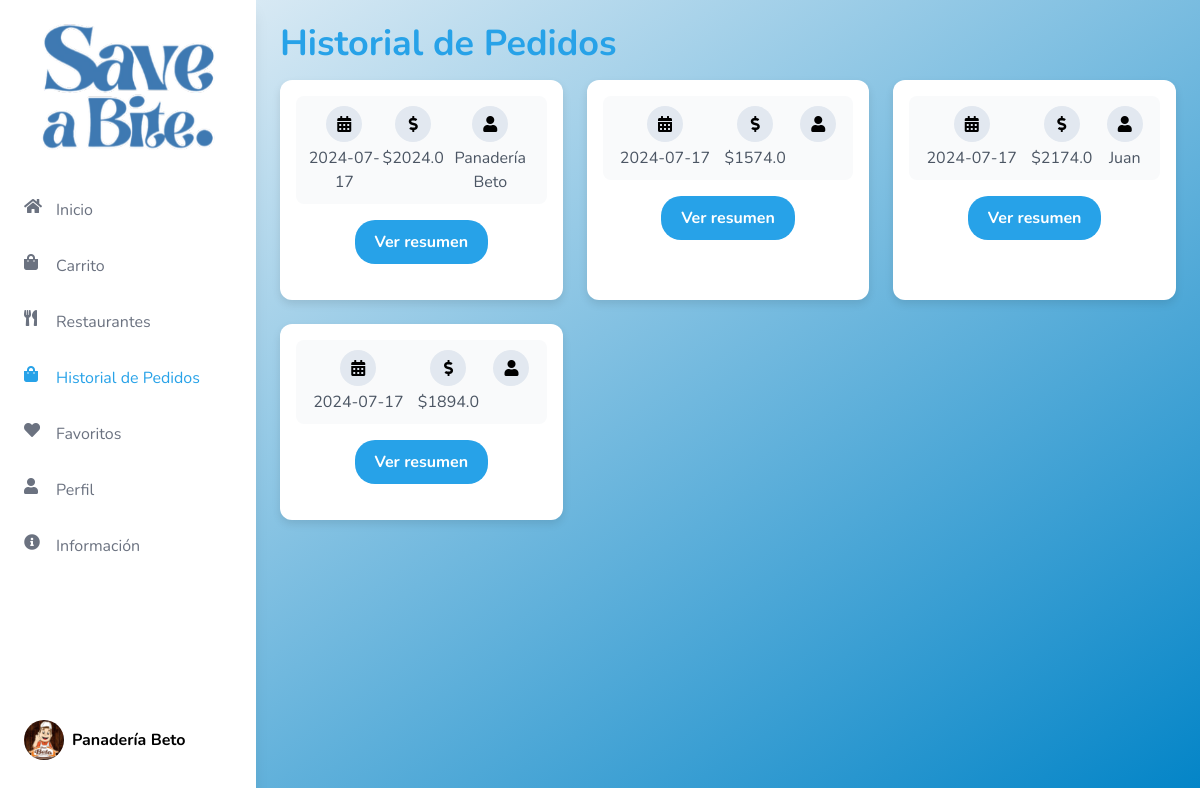
Screenshot of /pedidos_cliente (signed in) with the database file from the repository.
### tables this page shows
CREATE TABLE pedidos2 (
            id INTEGER PRIMARY KEY AUTOINCREMENT,
            usuario_id INTEGER NOT NULL,
            fecha DATE NOT NULL,
            total REAL NOT NULL,
            empresa_id INTEGER NOT NULL,
            empresa TEXT NOT NULL,
            metodo_pago TEXT,
            entregado BOOLEAN NOT NULL DEFAULT 0,
            envio REAL DEFAULT 0,
            servicio REAL DEFAULT 0,
            propina REAL DEFAULT 0,
            FOREIGN KEY (empresa_id) REFERENCES usuarioEmpresa (id),
            FOREIGN KEY (usuario_id) REFERENCES usuarios (id)
        );

### app.py (the view)
@app.route("/pedidos_cliente")
def pedidos_cliente():
    user_id = session.get('user_id')
    conn = get_db_connection()
    cursor = conn.cursor()
    pedidos = cursor.execute('''
        SELECT id, fecha, total, empresa, empresa_id
        FROM pedidos2
        WHERE usuario_id = ?
        ORDER BY fecha DESC
    ''', (user_id,)).fetchall()
    conn.close()
    return render_template('general/pedidosCliente.html', pedidos=pedidos)

### app.py (called while the page is built)
def get_db_connection():
    conn = sqlite3.connect('flask_db.db')
    conn.row_factory = sqlite3.Row
    return conn

### templates/general/pedidosCliente.html (shortened to what this page needs)
<!DOCTYPE html>
<html lang="es">
<head>
    <script src="https://cdn.tailwindcss.com"></script>
    <link href="https://cdnjs.cloudflare.com/ajax/libs/font-awesome/5.15.3/css/all.min.css" rel="stylesheet">
</head>
<body class="flex">
    {% include 'Sidebars/SidebarUsuario.html' %}
        <div class="flex-1 p-6 content ml-64">
            <div class="header">
                <h1 class="text-4xl font-bold text-custom-blue">Historial de Pedidos</h1>
            </div>
            <div class="grid grid-cols-1 md:grid-cols-2 lg:grid-cols-3 gap-6" id="history-list">
                {% for order in pedidos|reverse %}
                <div class="order-card">
                    <div class="info">
                        <div>
                            <div class="info-icon"><i class="fas fa-calendar-alt"></i></div>
                            <p class="text-gray-600">{{ order['fecha'] }}</p>
                        </div>
                        <div>
                            <div class="info-icon"><i class="fas fa-dollar-sign"></i></div>
                            <p class="text-gray-600">${{ order['total'] }}</p>
                        </div>
                        <div>
                            <div class="info-icon"><i class="fas fa-user"></i></div>
                            <p class="text-gray-600">{{ order['empresa'] }}</p>
                        </div>
                    </div>
                    <div class="flex justify-end mt-4">
                        <a href="{{ url_for('ver_resumen', idPedido=order['id']) }}" class="action-button">Ver resumen</a>
                    </div>
                </div>
                {% endfor %}
            </div>
        </div>
    </body>
</html>

### templates/Sidebars/SidebarUsuario.html (shortened to what this page needs)
<!DOCTYPE html>
<html lang="es">
<head>
    <script src="https://cdn.tailwindcss.com"></script>
    <link href="https://cdnjs.cloudflare.com/ajax/libs/font-awesome/5.15.3/css/all.min.css" rel="stylesheet">
</head>
<body class="flex">
    <div class="flex flex-col h-screen bg-white w-64 p-6 shadow-lg fixed">
        <div class="flex justify-center mb-8">
            <img src="{{ url_for('static', filename='img/logo.png') }}" class="logo w-44" alt="Save a Bite Logo"/>
        </div>
        <div class="nav-item {% if request.path == url_for('menu') %}active{% endif %}">
            <i class="fas fa-home"></i>
            <a href="{{ url_for('menu') }}" class="text-decoration-none">Inicio</a>
        </div>
        <div class="nav-item {% if request.path == url_for('carrito') %}active{% endif %}">
            <i class="fas fa-shopping-bag"></i>
            <a href="{{ url_for('carrito') }}" class="text-decoration-none">Carrito</a>
        </div>
        <div class="nav-item {% if request.path == url_for('restaurantes') %}active{% endif %}">
            <i class="fas fa-utensils"></i>
            <a href="{{ url_for('restaurantes') }}" class="text-decoration-none">Restaurantes</a>
        </div>
        <div class="nav-item {% if request.path == url_for('pedidos_cliente') %}active{% endif %}">
            <i class="fas fa-shopping-bag"></i>
            <a href="{{ url_for('pedidos_cliente') }}" class="text-decoration-none">Historial de Pedidos</a>
        </div>
        <div class="nav-item {% if request.path == url_for('favoritos') %}active{% endif %}">
            <i class="fas fa-heart"></i>
            <a href="{{ url_for('favoritos') }}" class="text-decoration-none">Favoritos</a>
        </div>
        <div class="nav-item {% if request.path == url_for('perfil_usuario') %}active{% endif %}">
            <i class="fas fa-user"></i>
            <a href="{{ url_for('perfil_usuario') }}" class="text-decoration-none">Perfil</a>
        </div>
        <div class="nav-item {% if request.path == url_for('informacionUsuario') %}active{% endif %}">
            <i class="fas fa-info-circle"></i>
            <a href="{{ url_for('informacionUsuario') }}" class="text-decoration-none">Información</a>
        </div>
        <div class="profile mt-auto">
            <img src="{{ url_for('static', filename='uploads/' ~ session.get('user_image', 'defaultuser.jpg')) }}" alt="Profile">
            <div class="profile-text">
                <div class="name">{{ session.get('user_name') }}</div>
            </div>
        </div>
    </div>
</body>
</html>

### templates/general/pedidosCliente.html (style rules this page uses)
body { font-family: 'Nunito', sans-serif; background: linear-gradient(to bottom right, #f1f5f9, #0284c7); overflow: hidden; }
.text-custom-blue { color: #27a2e8; margin-bottom: 1rem; }
.order-card { background-color: white; border-radius: 12px; box-shadow: 0 4px 8px rgba(0, 0, 0, 0.1); padding: 16px; transition: transform 0.2s; overflow: hidden; display: flex; flex-direction: column; align-items: center; height: 100%; margin-bottom: 20px; }
.order-card .info { display: flex; justify-content: space-around; width: 100%; padding: 10px; background-color: #f9fafb; border-radius: 8px; }
.order-card .info div { text-align: center; display: flex; flex-direction: column; align-items: center; }
.info-icon { display: flex; align-items: center; justify-content: center; background-color: #e2e8f0; border-radius: 50%; width: 36px; height: 36px; margin-bottom: 4px; }
.content { overflow-y: auto; height: 100vh; padding: 20px; margin-left: 16rem; }
.action-button { background-color: #27a2e8; color: white; padding: 10px 20px; border-radius: 20px; text-align: center; cursor: pointer; font-weight: bold; transition: background-color 0.3s; }

### templates/Sidebars/SidebarUsuario.html (style rules this page uses)
body { font-family: 'Nunito', sans-serif; background: linear-gradient(to bottom right, #f1f5f9, #0284c7); overflow: hidden; }
.text-custom-blue { color: #27a2e8; }
.nav-item { margin: 1rem 0; display: flex; align-items: center; color: #6b7280; transition: color 0.3s ease; }
.nav-item i { height: 24px; width: 24px; margin-right: 0.5rem; }
.nav-item:hover, .nav-item.active { color: #27a2e8; }
.profile { display: flex; align-items: center; margin-top: auto; margin-bottom: 1rem; }
.profile img { height: 40px; width: 40px; border-radius: 50%; margin-right: 0.5rem; }
.profile-text { display: flex; flex-direction: column; }
.profile-text .name { font-weight: bold; }

### rows the page displays
pedidos2: get "Panadería Beto", fecha "2024-07-17", total "2024.0", empresa "Panadería Beto"
pedidos2: fecha "2024-07-17", total "1574.0"
pedidos2: fecha "2024-07-17", total "2174.0", empresa "Juan"
pedidos2: fecha "2024-07-17", total "1894.0"
